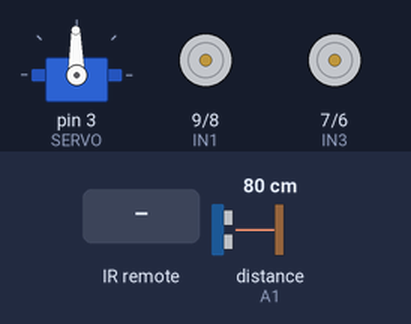
A sketch run on a simulated Arduino Uno, built with avr-gcc and run on an emulated ATmega328P. Parts: servo, motor-driver pin pairs drawn as motors (green arrow = first pin HIGH = forward, orange = second pin HIGH = backward, longer = more drive, scaled by the enable pin). Wiring (inferred from the names in the program): servo: signal pin 3. The test bench sets the inputs (shaded band); at power-on: distance to the obstacle (sensor on A1) 80 cm. The echo pulse lasts 58.3 µs per cm; servo pulses on a pin are drawn as a servo (544–2400 µs = 0–180°).

Above: at 1.2 s.
1.3 s: infrared code 0xFF629D received
At 1.7 s:
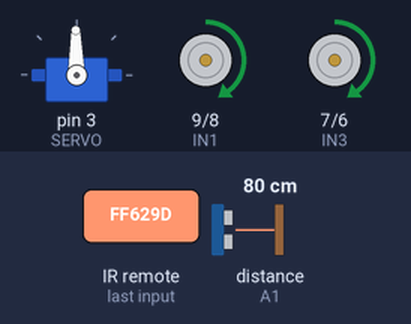
2.8 s: distance to the obstacle (sensor on A1) set to 17 cm
4.3 s: distance to the obstacle (sensor on A1) set to 13 cm
At 4.51 s:
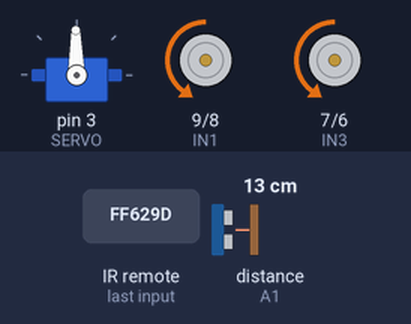
At 5.5 s:
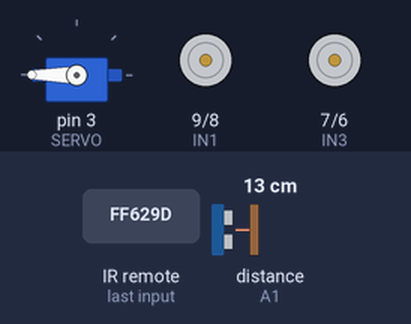
7.3 s: distance to the obstacle (sensor on A1) set to 299 cm
10.3 s: distance to the obstacle (sensor on A1) set to 2 cm
At 12.2 s:
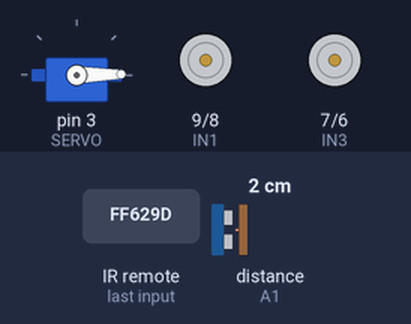
13.3 s: distance to the obstacle (sensor on A1) set to 18 cm
Timing chart, 0 to 17.3 s (numbered marks = the images above; inputs shaded):
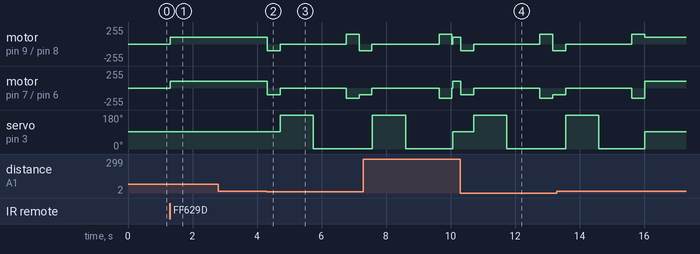

Measured:
- the behaviour switches between 16 and 15 cm on distance to the obstacle (sensor on A1) (found by bisection; images 1 and 2)
- after the input at 1.3 s, motor on pin 9 (IN1) / pin 8 (IN2), motor on pin 7 (IN3) / pin 6 (IN4): stopped → forward 100/255 at once
- after the input at 2.8 s, every drawn part: stays the same

The sketch:

Arduino_car_code.ino
```cpp
#include <IRremote.h>

#define FORWARD 0xFF18E7
#define BACKWARD 0xFF4AB5
#define LEFT 0xFF10EF
#define RIGHT 0xFF5AA5
#define STOP 0xFF38C7

#define BUTTON1 0xFFA25D
#define BUTTON2 0xFF629D
#define BUTTON3 0xFFE21D
#define BACK 0xFF6897

#define IN1 9
#define IN2 8
#define IN3 7
#define IN4 6

#define SPEED1 5
#define SPEED2 10

#define SERVO 3

#define IR 12

#define ULTRASONIC_ECHO A1
#define ULTRASONIC_TRIG A2

#define IR_LINE_LEFT 2
#define IR_LINE_RIGHT 4

#define MIN_DISTANCE 15
#define MAX_DISTANCE 1000

/* IR Remote codes
  1 - FFA25D
  2 - FF629D
  3 - FFE21D
  4 - FF22DD
  5 - FF02FD
  6 - FFC23D
  7 - FFE01F
  8 - FFA857
  9 - FF906F
  * - FF6897
  0 - FF9867
  # - FFB04F
  ^ - FF18E7
  ˇ - FF4AB5
  < - FF10EF
  > - FF5AA5
  OK - FF38C7
*/

byte functionType = 0;

IRrecv irrecv(IR);
decode_results results;

byte movement;
unsigned long lastCommandTime = 0;
int lastMovementDirection;

int forward = FORWARD;
int backward = BACKWARD;
int left = LEFT;
int right = RIGHT;

int leftDistance, rightDistance;
int distance;
float duration;

int SR;
int SL;

void setup()
{

  Serial.begin(9600);

  irrecv.enableIRIn();

  pinMode(IN1, OUTPUT);
  pinMode(IN2, OUTPUT);
  pinMode(IN3, OUTPUT);
  pinMode(IN4, OUTPUT);
  pinMode(SPEED1, OUTPUT);
  pinMode(SPEED2, OUTPUT);
  pinMode(SERVO, OUTPUT);
  pinMode(ULTRASONIC_TRIG, OUTPUT);
  pinMode(ULTRASONIC_ECHO, INPUT);
  pinMode(IR_LINE_LEFT, INPUT);
  pinMode(IR_LINE_RIGHT, INPUT);

  moveServo(90);
}

void loop()
{

  //Serial.println(functionType);

  if (irrecv.decode(&results))
  {
    //Serial.println(results.value, HEX);
    if (functionType == 0)
    {
      if (results.value == BUTTON1)
      {
        functionType = 1;
      }
      else if (results.value == BUTTON2)
      {
        functionType = 2;
      }
      else if (results.value == BUTTON3)
      {
        functionType = 3;
      }
      irrecv.resume();
    }
/*     else
    {
      if (results.value == BACK)
      {
        functionType = 0;
        moveServo(90);
        irrecv.resume();
        return;
      }
    } */

  }

  if (functionType == 1) //IR remote mode
  {
    if (irrecv.decode(&results))
    {
      //Serial.println(results.value, HEX);

      if (results.value == BACK)
      {
        functionType = 0;
        moveServo(90);
        irrecv.resume();
        Serial.println("Back - IR");
        return;
      }

      if (results.value != 0xFFFFFFFF)
      {
        lastMovementDirection = results.value;
      }

      if (results.value == 0xFFFFFFFF)
      {
        if (lastMovementDirection == forward)
        {
          movement = 1;
          lastCommandTime = millis();
        }
        else if (lastMovementDirection == backward)
        {
          movement = 2;
          lastCommandTime = millis();
        }
        else if (lastMovementDirection == left)
        {
          movement = 3;
          lastCommandTime = millis();
        }
        else if (lastMovementDirection == right)
        {
          movement = 4;
          lastCommandTime = millis();
        }
      }
      irrecv.resume();
    }

    if (movement == 1 && millis() - lastCommandTime < 200)
    {
      Forward(0);
    }
    else if (movement == 2 && millis() - lastCommandTime < 200)
    {
      Backward(0);
    }
    else if (movement == 3 && millis() - lastCommandTime < 200)
    {
      Left(0);
    }
    else if (movement == 4 && millis() - lastCommandTime < 200)
    {
      Right(0);
    }
    else
    {
      Stop();
      movement = 0;
    }
  }
  else if (functionType == 2) //Obstacle avoidance mode
  {

    if (irrecv.decode(&results))
    {
      if (results.value == BACK)
      {
        functionType = 0;
        moveServo(90);
        Serial.println("Back - Ultrasonic");
        return;
      }
      irrecv.resume();
    }

    CheckDistance();

    if (distance >= MIN_DISTANCE && distance < MAX_DISTANCE)
    {
      Forward(0);
      moveServo(90);
    }
    else
    {
      Stop();
      Backward(400);
      Stop();


      CheckLeftSide();
      CheckDistance();

      if (distance > MAX_DISTANCE)
      {
        Left(300);
        Stop();
        return;
      }
      else
      {
        leftDistance = distance;
      }

      delay(1000);

      CheckRightSide();
      CheckDistance();

      if (distance > MAX_DISTANCE)
      {
        Right(300);
        Stop();
        return;
      }
      else
      {
        rightDistance = distance;
      }

      delay(1000);

      if (leftDistance < rightDistance)
      {
        Left(400);
        Stop();
      }
      else
      {
        Right(400);
        Stop();
      }

      /* Serial.print("Left:");
      Serial.println(leftDistance);
      Serial.print("Right:");
      Serial.println(rightDistance); */
    }
  }
  else if (functionType == 3) //Line tracking mode
  {

    if (irrecv.decode(&results))
    {
      if (results.value == BACK)
      {
        functionType = 0;
        moveServo(90);
        Serial.println("Back - Line");
        return;
      }
      irrecv.resume();
    }

    SL = digitalRead(IR_LINE_LEFT);
    SR = digitalRead(IR_LINE_RIGHT);

    if (SL == LOW && SR==LOW)
    {
      Forward(0);
    }
    else
    {
      if (SL == HIGH & SR == LOW)
      {
        Right(0);
      }
      else if (SR == HIGH & SL == LOW)
      {
        Left(0);
      }
      else
      {
        Stop();
      }
    }
  }

  /*if (!IS_IR)
  {
    CheckDistance();

    if (distance >= MIN_DISTANCE && distance < MAX_DISTANCE)
    {
      Forward(0);
      moveServo(90);
    }
    else
    {
      Stop();
      Backward(400);
      Stop();


      CheckLeftSide();
      CheckDistance();

      if (distance > MAX_DISTANCE)
      {
        Left(300);
        Stop();
        return;
      }
      else
      {
        leftDistance = distance;
      }


      delay(1000);

      CheckRightSide();
      CheckDistance();

      if (distance > MAX_DISTANCE)
      {
        Right(300);
        Stop();
        return;
      }
      else
      {
        rightDistance = distance;
      }

      delay(1000);

      if (leftDistance < rightDistance)
      {
        Left(400);
        Stop();
      }
      else
      {
        Right(400);
        Stop();
      }

      Serial.print("Left:");
      Serial.println(leftDistance);
      Serial.print("Right:");
      Serial.println(rightDistance);
    }
  }
  else
  {

    IR movement
    if (irrecv.decode(&results)) {
      if (results.value == FORWARD) {
        Forward(0);
      } else if (results.value == BACKWARD) {
        Backward(0);
      } else if (results.value == LEFT) {
        Left(0);
      } else if (results.value == RIGHT) {
        Right(0);
      } else if (results.value == STOP) {
        Stop();
      } else {
        results.value = 0;
      }

      irrecv.resume();
    }
  }*/


}

#pragma region Obstacle_avoidance

void moveServo(int angle)
{
  int pulseWidth = map(angle, 0, 180, 1000, 2000);
  digitalWrite(SERVO, HIGH);
  delayMicroseconds(pulseWidth);
  digitalWrite(SERVO, LOW);
  delay(20);
}

void CheckDistance()
{
  digitalWrite(ULTRASONIC_TRIG, LOW);
  delayMicroseconds(1);
  digitalWrite(ULTRASONIC_TRIG, HIGH);
  delayMicroseconds(5);
  digitalWrite(ULTRASONIC_TRIG, LOW);

  duration = pulseIn(ULTRASONIC_ECHO , HIGH);
  distance = duration*0.034/2;
}

void CheckLeftSide()
{
  moveServo(180);
}

void CheckRightSide()
{
  moveServo(0);
}

#pragma endregion Obstacle_avoidance

#pragma region Movement

void Forward(int duration)
{
  analogWrite(SPEED1, 100);
  analogWrite(SPEED2, 100);
  digitalWrite(IN1, HIGH);
  digitalWrite(IN2, LOW);
  digitalWrite(IN3, HIGH);
  digitalWrite(IN4, LOW);
  delay(duration);
}

void Backward(int duration)
{
  analogWrite(SPEED1, 100);
  analogWrite(SPEED2, 100);
  digitalWrite(IN1, LOW);
  digitalWrite(IN2, HIGH);
  digitalWrite(IN3, LOW);
  digitalWrite(IN4, HIGH);
  delay(duration);
}

void Stop()
{
  digitalWrite(IN1, LOW);
  digitalWrite(IN2, LOW);
  digitalWrite(IN3, LOW);
  digitalWrite(IN4, LOW);
}

int Left(int duration)
{
  analogWrite(SPEED1, 150);
  analogWrite(SPEED2, 150);
  digitalWrite(IN1, LOW);
  digitalWrite(IN2, HIGH);
  digitalWrite(IN3, HIGH);
  digitalWrite(IN4, LOW);
  delay(duration);
}

int Right(int duration)
{
  analogWrite(SPEED1, 150);
  analogWrite(SPEED2, 150);
  digitalWrite(IN1, HIGH);
  digitalWrite(IN2, LOW);
  digitalWrite(IN3, LOW);
  digitalWrite(IN4, HIGH);
  delay(duration);
}
#pragma endregion Movement
```
